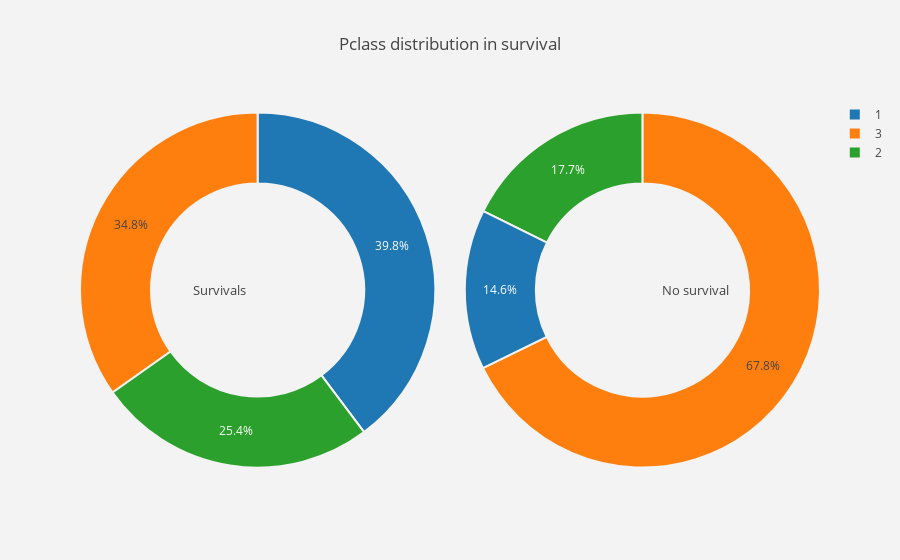
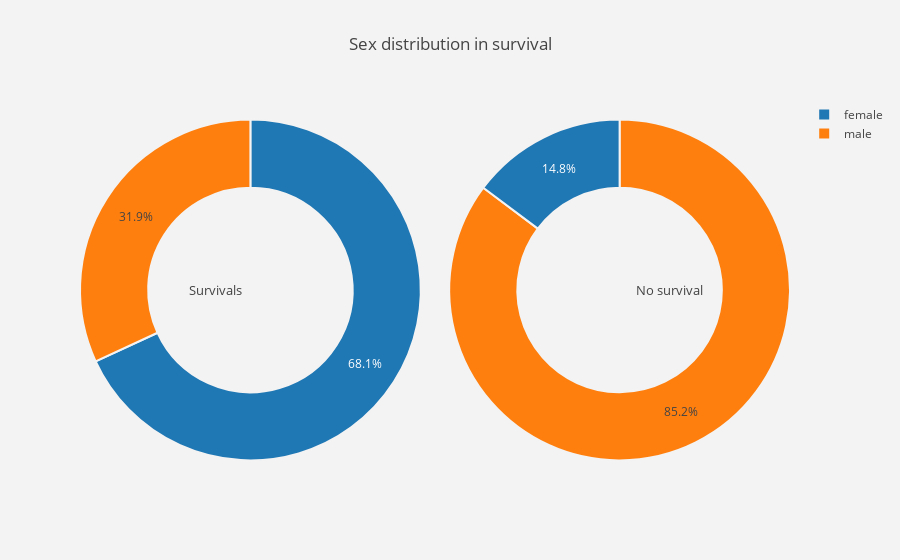
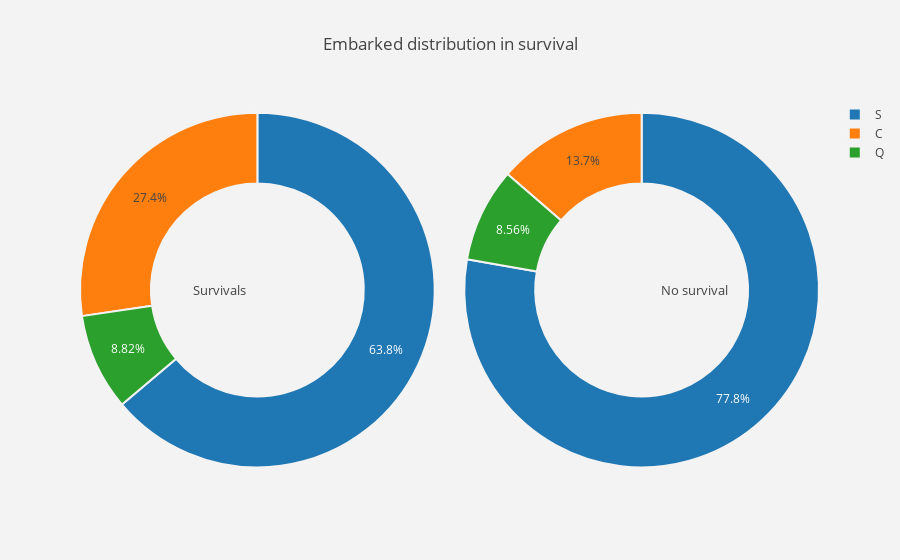
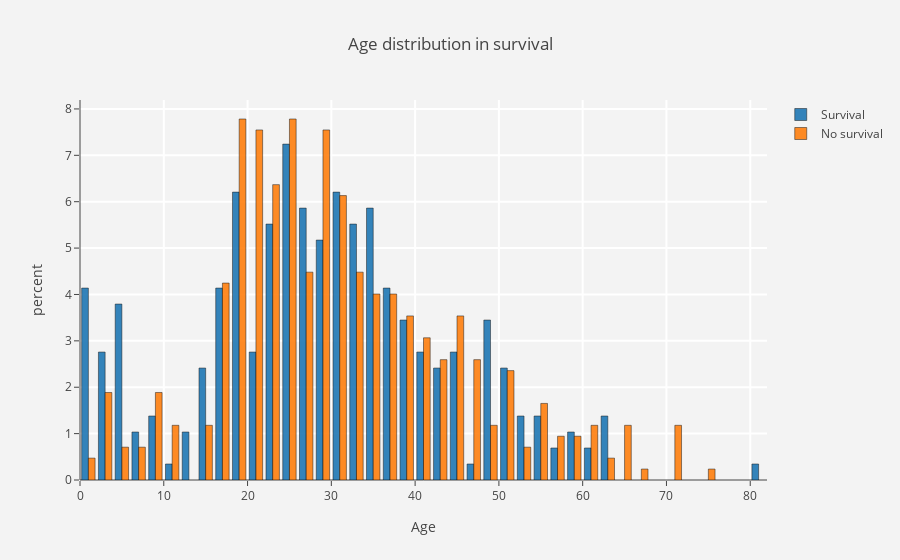

Here is the notebook cell these charts were saved with, in order:
### Code cell
#for all categorical columns plot pie
for i in cat_cols :
    plot_pie(df_train, i)
    
#for all categorical columns plot histogram    
for i in num_cols :
    histogram(df_train, i)

### Figure 1 — Plotly figure (JSON) as saved in the notebook; plotly's stock layout.template omitted (floating-point values rounded to 4 significant figures)
{"data": [{"domain": {"x": [0, 0.48]}, "hole": 0.6, "hoverinfo": "label+percent+name", "labels": [1, 3, 2], "marker": {"line": {"color": "rgb(243,243,243)", "width": 2}}, "name": "Survival", "type": "pie", "uid": "edd2beb1-39e8-4231-81ee-9d831b77e371", "values": [136, 119, 87]}, {"domain": {"x": [0.52, 1]}, "hole": 0.6, "hoverinfo": "label+percent+name", "labels": [3, 2, 1], "marker": {"line": {"color": "rgb(243,243,243)", "width": 2}}, "name": "No survival", "type": "pie", "uid": "3d5388ae-01b7-4f16-a25e-3648bbbda7a7", "values": [372, 97, 80]}], "layout": {"annotations": [{"font": {"size": 13}, "showarrow": false, "text": "Survivals", "x": 0.15, "y": 0.5}, {"font": {"size": 13}, "showarrow": false, "text": "No survival", "x": 0.88, "y": 0.5}], "paper_bgcolor": "rgb(243,243,243)", "plot_bgcolor": "rgb(243,243,243)", "title": {"text": "Pclass distribution in survival "}}}

### Figure 2 — Plotly figure (JSON) as saved in the notebook; plotly's stock layout.template omitted (floating-point values rounded to 4 significant figures)
{"data": [{"domain": {"x": [0, 0.48]}, "hole": 0.6, "hoverinfo": "label+percent+name", "labels": ["female", "male"], "marker": {"line": {"color": "rgb(243,243,243)", "width": 2}}, "name": "Survival", "type": "pie", "uid": "fa28df81-1479-4e94-884f-682214db4c95", "values": [233, 109]}, {"domain": {"x": [0.52, 1]}, "hole": 0.6, "hoverinfo": "label+percent+name", "labels": ["male", "female"], "marker": {"line": {"color": "rgb(243,243,243)", "width": 2}}, "name": "No survival", "type": "pie", "uid": "47c6dff3-3cf5-449d-8be6-3e7b0d74b5d3", "values": [468, 81]}], "layout": {"annotations": [{"font": {"size": 13}, "showarrow": false, "text": "Survivals", "x": 0.15, "y": 0.5}, {"font": {"size": 13}, "showarrow": false, "text": "No survival", "x": 0.88, "y": 0.5}], "paper_bgcolor": "rgb(243,243,243)", "plot_bgcolor": "rgb(243,243,243)", "title": {"text": "Sex distribution in survival "}}}

### Figure 3 — Plotly figure (JSON) as saved in the notebook; plotly's stock layout.template omitted (floating-point values rounded to 4 significant figures)
{"data": [{"domain": {"x": [0, 0.48]}, "hole": 0.6, "hoverinfo": "label+percent+name", "labels": ["S", "C", "Q"], "marker": {"line": {"color": "rgb(243,243,243)", "width": 2}}, "name": "Survival", "type": "pie", "uid": "8b45391c-037b-4c75-bd9c-b9a7081b566e", "values": [217, 93, 30]}, {"domain": {"x": [0.52, 1]}, "hole": 0.6, "hoverinfo": "label+percent+name", "labels": ["S", "C", "Q"], "marker": {"line": {"color": "rgb(243,243,243)", "width": 2}}, "name": "No survival", "type": "pie", "uid": "7cddf11e-efe6-4805-8c2e-1ab38e6f69fa", "values": [427, 75, 47]}], "layout": {"annotations": [{"font": {"size": 13}, "showarrow": false, "text": "Survivals", "x": 0.15, "y": 0.5}, {"font": {"size": 13}, "showarrow": false, "text": "No survival", "x": 0.88, "y": 0.5}], "paper_bgcolor": "rgb(243,243,243)", "plot_bgcolor": "rgb(243,243,243)", "title": {"text": "Embarked distribution in survival "}}}

### Figure 4 — Plotly figure (JSON) as saved in the notebook; plotly's stock layout.template omitted (floating-point values rounded to 4 significant figures; data arrays with more than 128 entries replaced by an {"elided": "..."} marker saying what was removed)
{"data": [{"histnorm": "percent", "marker": {"line": {"color": "black", "width": 0.5}}, "name": "Survival", "opacity": 0.9, "type": "histogram", "uid": "35b48bde-ce1b-4703-8942-b3810d36cd52", "x": {"elided": "342 float values"}}, {"histnorm": "percent", "marker": {"line": {"color": "black", "width": 0.5}}, "name": "No survival", "opacity": 0.9, "type": "histogram", "uid": "fedd7d81-a835-4cf3-91d6-b1ca01da559b", "x": {"elided": "549 float values"}}], "layout": {"paper_bgcolor": "rgb(243,243,243)", "plot_bgcolor": "rgb(243,243,243)", "title": {"text": "Age distribution in survival "}, "xaxis": {"gridcolor": "rgb(255, 255, 255)", "gridwidth": 2, "ticklen": 5, "title": {"text": "Age"}, "zerolinewidth": 1}, "yaxis": {"gridcolor": "rgb(255, 255, 255)", "gridwidth": 2, "ticklen": 5, "title": {"text": "percent"}, "zerolinewidth": 1}}}
